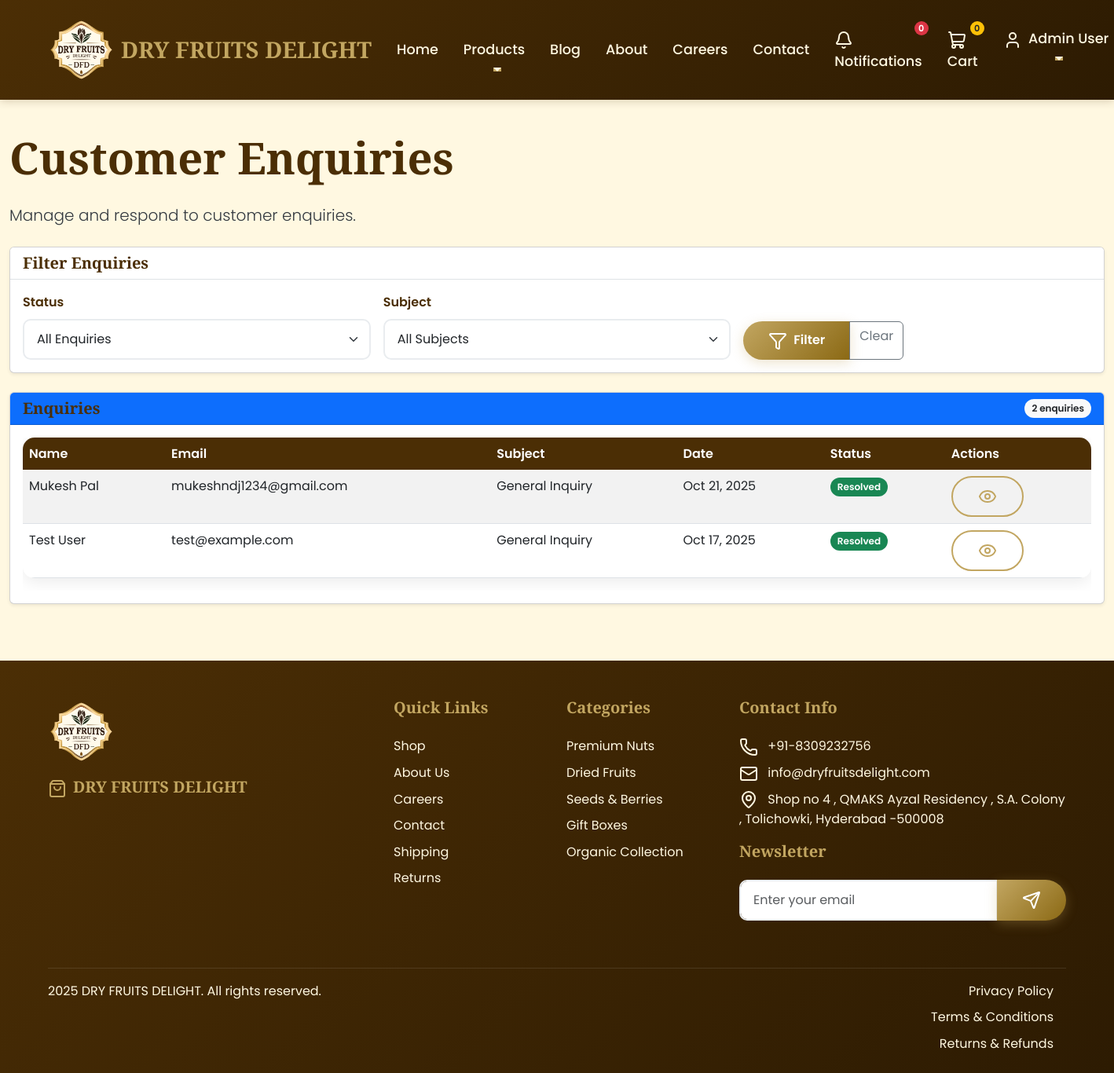
Page /api/cms/manage/enquiries/ (signed in) on the committed database.
### apps/users/models.py (models this page shows, shortened)
class User(AbstractUser):
    full_name = models.CharField(max_length=100)
    mobile = models.CharField(max_length=15, blank=True)
    role = models.ForeignKey(Role, on_delete=models.PROTECT, null=True)
    is_active = models.BooleanField(default=True)
    date_joined = models.DateTimeField(default=timezone.now)
    def has_permission(self, module, permission_type):
        if not self.role:
            return False
        if self.role.name == 'admin':
            return True
        try:
            perm = Permission.objects.get(role=self.role, module=module)
            return getattr(perm, f'can_{permission_type}', False)
        except Permission.DoesNotExist:
            return False

### apps/cms/models.py (models this page shows, shortened)
class Enquiry(models.Model):
    SUBJECT_CHOICES = [
        ('general', 'General Inquiry'),
        ('order', 'Order Support'),
        ('product', 'Product Information'),
        ('wholesale', 'Wholesale Inquiry'),
        ('feedback', 'Feedback'),
        ('other', 'Other'),
    ]
    name = models.CharField(max_length=100)
    email = models.EmailField()
    phone = models.CharField(max_length=20, blank=True)
    subject = models.CharField(max_length=20, choices=SUBJECT_CHOICES)
    message = models.TextField()
    is_resolved = models.BooleanField(default=False)
    created_at = models.DateTimeField(default=timezone.now)
    resolved_at = models.DateTimeField(null=True, blank=True)
    class Meta:
        ordering = ['-created_at']
        indexes = [
            models.Index(fields=['email']),
            models.Index(fields=['subject']),
            models.Index(fields=['is_resolved']),
            models.Index(fields=['created_at']),
        ]

class FooterContent(models.Model):
    business_name = models.CharField(max_length=100, default="DRY FRUITS DELIGHT")
    copyright_text = models.CharField(max_length=200, default="© 2024 DRY FRUITS DELIGHT. All rights reserved.")
    address = models.TextField()
    phone = models.CharField(max_length=20)
    email = models.EmailField()
    facebook_url = models.URLField(blank=True)
    instagram_url = models.URLField(blank=True)
    twitter_url = models.URLField(blank=True)
    youtube_url = models.URLField(blank=True)
    is_active = models.BooleanField(default=True)
    updated_at = models.DateTimeField(auto_now=True)
    class Meta:
        verbose_name = "Footer Content"
        verbose_name_plural = "Footer Content"

### apps/cms/views.py (the view)
# urls.py: path('manage/enquiries/', views.enquiry_management, name='enquiry_management'),
@login_required
def enquiry_management(request):
    if not request.user.has_permission('cms', 'view'):
        messages.error(request, 'Access denied.')
        return redirect('core:dashboard')
    status_filter = request.GET.get('status', 'all')
    subject_filter = request.GET.get('subject', 'all')
    enquiries = models.Enquiry.objects.all()
    if status_filter == 'resolved':
        enquiries = enquiries.filter(is_resolved=True)
    elif status_filter == 'unresolved':
        enquiries = enquiries.filter(is_resolved=False)
    if subject_filter != 'all':
        enquiries = enquiries.filter(subject=subject_filter)
    from django.core.paginator import Paginator
    paginator = Paginator(enquiries, 20)
    page_number = request.GET.get('page')
    page_obj = paginator.get_page(page_number)
    context = {
        'enquiries': page_obj,
        'status_filter': status_filter,
        'subject_filter': subject_filter,
        'subject_choices': models.Enquiry.SUBJECT_CHOICES,
    }
    return render(request, 'cms/enquiry_management.html', context)

### templates/cms/enquiry_management.html (shortened to what this page needs)
{% extends 'base.html' %}
{% load static %}
{% block content %}
<div class="container-fluid py-4">
    <div class="row">
        <div class="col-12">
            <h1 class="display-4 fw-bold mb-4">Customer Enquiries</h1>
            <p class="lead mb-4">Manage and respond to customer enquiries.</p>
            <div class="card shadow-sm mb-4">
                <div class="card-header bg-white border-bottom d-flex justify-content-between align-items-center">
                    <h5 class="mb-0">Filter Enquiries</h5>
                </div>
                <div class="card-body">
                    <form method="get" class="row g-3">
                        <div class="col-md-4">
                            <label for="status" class="form-label">Status</label>
                            <select class="form-select" id="status" name="status">
                                <option value="all" {% if status_filter == 'all' %}selected{% endif %}>All Enquiries</option>
                            </select>
                        </div>
                        <div class="col-md-4">
                            <label for="subject" class="form-label">Subject</label>
                            <select class="form-select" id="subject" name="subject">
                                <option value="all" {% if subject_filter == 'all' %}selected{% endif %}>All Subjects</option>
                            </select>
                        </div>
                        <div class="col-md-4 d-flex align-items-end">
                            <div class="btn-group" role="group">
                                <button type="submit" class="btn btn-primary">
                                    <i data-lucide="filter" class="me-2"></i>Filter
                                </button>
                                <a href="{% url 'cms:enquiry_management' %}" class="btn btn-outline-secondary">Clear</a>
                            </div>
                        </div>
                    </form>
                </div>
            </div>
            <div class="card shadow-sm">
                <div class="card-header bg-primary text-white d-flex justify-content-between align-items-center">
                    <h5 class="mb-0">Enquiries</h5>
                    <span class="badge bg-light text-dark">{{ enquiries.paginator.count }} enquiries</span>
                </div>
                <div class="card-body">
                    {% if enquiries %}
                    <div class="table-responsive">
                        <table class="table table-striped">
                            <thead>
                                <tr>
                                    <th>Name</th>
                                    <th>Email</th>
                                    <th>Subject</th>
                                    <th>Date</th>
                                    <th>Status</th>
                                    <th>Actions</th>
                                </tr>
                            </thead>
                            <tbody>
                                {% for enquiry in enquiries %}
                                <tr>
                                    <td>{{ enquiry.name }}</td>
                                    <td>{{ enquiry.email }}</td>
                                    <td>{{ enquiry.get_subject_display }}</td>
                                    <td>{{ enquiry.created_at|date:"M d, Y" }}</td>
                                    <td>
                                        {% if enquiry.is_resolved %}
                                            <span class="badge bg-success">Resolved</span>
                                        {% else %}
                                            <span class="badge bg-warning text-dark">Unresolved</span>
                                        {% endif %}
                                    </td>
                                    <td>
                                        <div class="btn-group" role="group">
                                            <button type="button" class="btn btn-sm btn-outline-primary" data-bs-toggle="modal" data-bs-target="#enquiryModal{{ enquiry.id }}">
                                                <i data-lucide="eye"></i>
                                            </button>
                                        </div>
                                    </td>
                                </tr>
                                {% endfor %}
                            </tbody>
                        </table>
                    </div>
                    {% else %}
                    <div class="text-center py-5">
                        <i data-lucide="message-circle" class="text-muted" style="width: 48px; height: 48px;"></i>
                        <h5 class="mt-3">No enquiries found</h5>
                        <p class="text-muted">No customer enquiries match your current filters.</p>
                    </div>
                    {% endif %}
                </div>
            </div>
        </div>
    </div>
</div>
{% endblock %}

### templates/base.html (shortened to what this page needs)
<!DOCTYPE html>
<html lang="en">
{% load static %}
<head>
    <link href="https://cdn.jsdelivr.net/npm/bootstrap@5.3.0/dist/css/bootstrap.min.css" rel="stylesheet">
    <link href="{% static 'css/style.css' %}" rel="stylesheet">
</head>
<body class="{% if user.is_authenticated %}authenticated{% endif %}">
    <nav class="navbar navbar-expand-lg navbar-dark">
        <div class="container">
            <a class="navbar-brand" href="{% url 'core:home' %}">
                <img src="{% static 'images/dry fruits logo.png' %}" alt="DRY FRUITS DELIGHT Logo" class="me-2" style="height: 85px; width: auto; object-fit: contain;">
                DRY FRUITS DELIGHT
            </a>
            <div class="collapse navbar-collapse" id="navbarNav">
                <ul class="navbar-nav me-auto">
                    <li class="nav-item">
                        <a class="nav-link" href="{% url 'core:home' %}">Home</a>
                    </li>
                    <li class="nav-item dropdown">
                        <a class="nav-link dropdown-toggle" href="#" id="navbarDropdown" role="button" data-bs-toggle="dropdown">
                            Products
                        </a>
                    </li>
                    <li class="nav-item">
                        <a class="nav-link" href="{% url 'blog:home' %}">Blog</a>
                    </li>
                    <li class="nav-item">
                        <a class="nav-link" href="{% url 'cms:page_view' 'about' %}">About</a>
                    </li>
                    <li class="nav-item">
                        <a class="nav-link" href="{% url 'cms:page_view' 'careers' %}">Careers</a>
                    </li>
                    <li class="nav-item">
                        <a class="nav-link" href="{% url 'cms:page_view' 'contact' %}">Contact</a>
                    </li>
                </ul>
                <ul class="navbar-nav">
                    {% if user.is_authenticated %}
                        <li class="nav-item">
                            <a class="nav-link" href="#" id="notificationBell" data-bs-toggle="dropdown" aria-expanded="false">
                                <i data-lucide="bell" class="me-1"></i>
                                Notifications <span class="badge bg-danger notification-count">0</span>
                            </a>
                        </li>
                        <li class="nav-item">
                            <a class="nav-link" href="{% url 'core:cart' %}">
                                <i data-lucide="shopping-cart" class="me-1"></i>
                                Cart <span class="badge bg-warning text-dark cart-count">0</span>
                            </a>
                        </li>
                        <li class="nav-item dropdown">
                            <a class="nav-link dropdown-toggle user-menu" href="#" id="navbarDropdown" role="button" data-bs-toggle="dropdown">
                                <i data-lucide="user" class="me-1"></i>
                                {{ user.full_name|default:user.username }}
                            </a>
                        </li>
                    {% endif %}
                </ul>
            </div>
        </div>
    </nav>
    <div id="notification-popup-container" class="position-fixed bottom-0 end-0 p-3" style="z-index: 1050;"></div>
    <main>
        {% block content %}{% endblock %}
    </main>
    <footer class="footer">
        <div class="container">
            <div class="row">
                <div class="col-lg-4 col-md-6 mb-4">
                    {% if footer_content %}
                        <img src="{% static 'images/dry fruits logo.png' %}" alt="DRY FRUITS DELIGHT Logo" class="mb-3" style="height: 85px; width: auto; object-fit: contain;">
                        <h5><i data-lucide="shopping-bag" class="me-2"></i>{{ footer_content.business_name }}</h5>
                        <div class="d-flex">
                        </div>
                    {% endif %}
                </div>
                <div class="col-lg-2 col-md-6 mb-4">
                    <h5>Quick Links</h5>
                    <ul class="list-unstyled">
                        <li><a href="{% url 'core:shop' %}">Shop</a></li>
                        <li><a href="{% url 'cms:page_view' 'about' %}">About Us</a></li>
                        <li><a href="{% url 'cms:page_view' 'careers' %}">Careers</a></li>
                        <li><a href="{% url 'cms:page_view' 'contact' %}">Contact</a></li>
                        <li><a href="{% url 'cms:page_view' 'shipping' %}">Shipping</a></li>
                        <li><a href="{% url 'cms:page_view' 'returns' %}">Returns</a></li>
                    </ul>
                </div>
                <div class="col-lg-2 col-md-6 mb-4">
                    <h5>Categories</h5>
                    <ul class="list-unstyled">
                        <li><a href="{% url 'core:shop' %}?category=1">Premium Nuts</a></li>
                        <li><a href="{% url 'core:shop' %}?category=2">Dried Fruits</a></li>
                        <li><a href="{% url 'core:shop' %}?category=3">Seeds & Berries</a></li>
                        <li><a href="{% url 'core:shop' %}?category=4">Gift Boxes</a></li>
                        <li><a href="{% url 'core:shop' %}?category=5">Organic Collection</a></li>
                    </ul>
                </div>
                <div class="col-lg-4 col-md-6 mb-4">
                    <h5>Contact Info</h5>
                    {% if footer_content %}
                        <ul class="list-unstyled">
                            <li class="mb-2">
                                <i data-lucide="phone" class="me-2"></i>
                                {{ footer_content.phone }}
                            </li>
                            <li class="mb-2">
                                <i data-lucide="mail" class="me-2"></i>
                                {{ footer_content.email }}
                            </li>
                            <li class="mb-3">
                                <i data-lucide="map-pin" class="me-2"></i>
                                {{ footer_content.address|linebreaksbr }}
                            </li>
                        </ul>
                    {% endif %}
                    <h5>Newsletter</h5>
                    <form id="newsletter-form">
                        <div class="input-group">
                            <input type="email" id="newsletter-email" class="form-control" placeholder="Enter your email" required>
                            <button class="btn btn-primary" type="submit">
                                <i data-lucide="send"></i>
                            </button>
                        </div>
                    </form>
                </div>
            </div>
            <div class="footer-bottom">
                <div class="row">
                    <div class="col-md-6">
                        {% if footer_content %}
                            <p>{{ footer_content.copyright_text }}</p>
                        {% else %}
                            <p>&copy; 2025 Dry Fruit House. All rights reserved.</p>
                        {% endif %}
                    </div>
                    <div class="col-md-6 text-end" style="white-space: nowrap;">
                        <a href="{% url 'cms:page_view' 'privacy' %}" class="me-3">Privacy Policy</a>
                        <a href="{% url 'cms:page_view' 'terms' %}" class="me-3">Terms & Conditions</a>
                        <a href="{% url 'cms:page_view' 'returns' %}" class="me-3">Returns & Refunds</a>
                    </div>
                </div>
            </div>
        </div>
    </footer>
</body>
</html>

### rows in the picture
User: full_name "Admin User"
Enquiry: name "Mukesh Pal", email "mukeshndj1234@gmail.com", subject "General Inquiry", created_at "Oct 21, 2025", is_resolved "Resolved"
Enquiry: name "Test User", email "test@example.com", subject "General Inquiry", created_at "Oct 17, 2025", is_resolved "Resolved"
FooterContent: business_name "DRY FRUITS DELIGHT", phone "+91-8309232756", email "info@dryfruitsdelight.com", address "Shop no 4 , QMAKS Ayzal Residency , S.A. Colony , Tolichowki, Hyderabad -500008", copyright_text "2025 DRY FRUITS DELIGHT. All rights reserved."

### other values in the picture
{{ enquiries.paginator.count }} "2"
